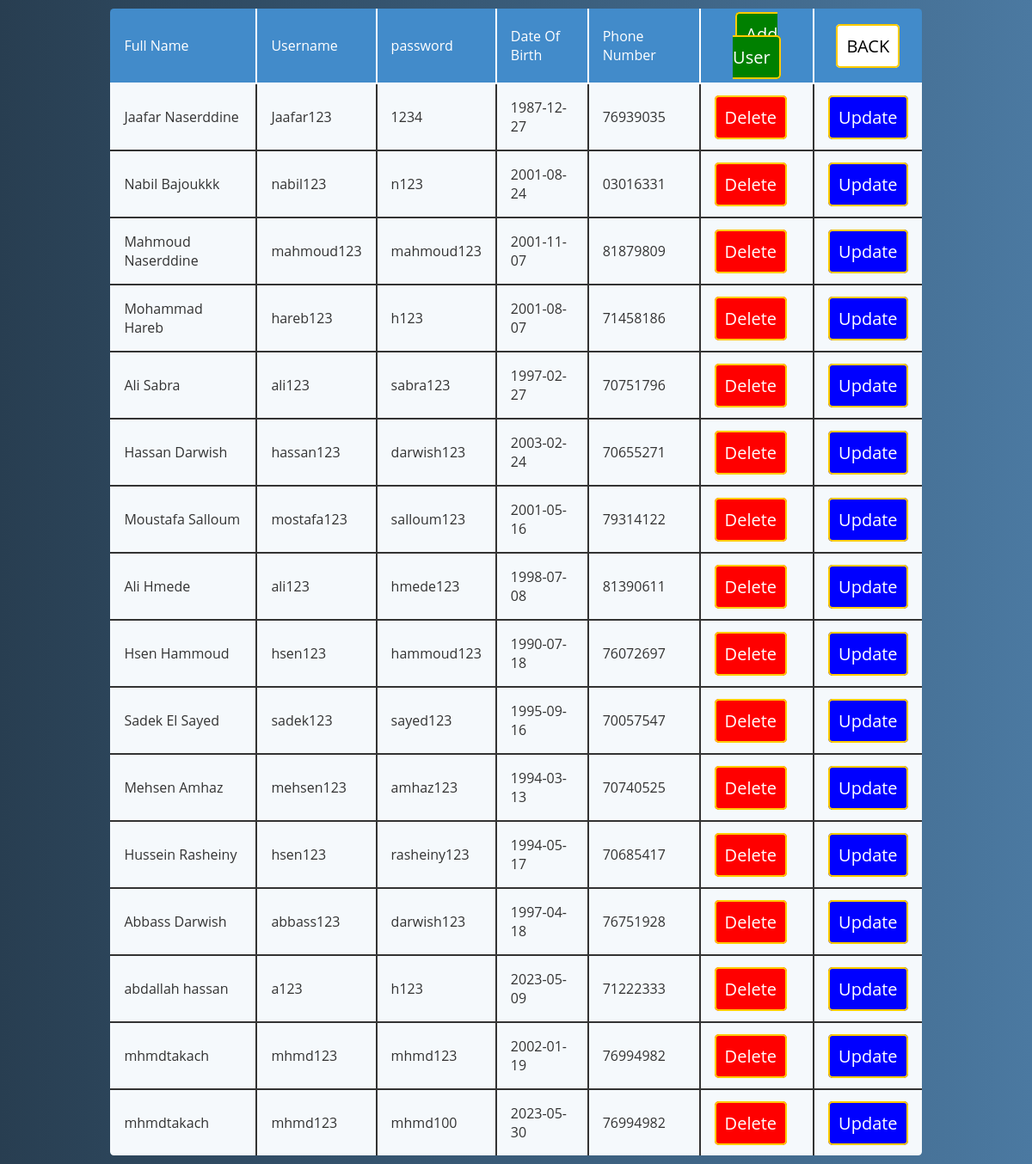
The page /users.php on the database its author committed.
### tables this page shows
CREATE TABLE `users` (
  `id` int(255) NOT NULL,
  `roleid` int(255) NOT NULL,
  `FullName` varchar(100) NOT NULL,
  `username` varchar(255) NOT NULL,
  `password` varchar(255) NOT NULL,
  `date_of_birth` date NOT NULL,
  `phone_number` varchar(20) NOT NULL
);

### users.php (the view, shortened to what this page needs)
<!DOCTYPE html>
<html lang="en">
<head>
</head>
<body>
<div class = "container">
<table class="rwd-table" width=80% >
<tr><td>Full Name</td><td> Username </td> <td> password </td> <td> Date Of Birth </td> <td> Phone Number </td><td><center><a class="b" href="addu.php">Add User</a></center><td><center> <a class= "d" href="admin.php">BACK</a></center></td>
<?php	$con= mysqli_connect("localhost", "root","", "bbc");
		$sql="select * from users";
		$result=mysqli_query($con,$sql);
if(mysqli_num_rows($result) > 0){
?>
		<?php
		while($row = mysqli_fetch_array($result)) {
		?>
		<tr>
            <td><?php echo $row["FullName"]; ?></td>
		<td><?php echo $row["username"]; ?></td>
		<td><?php echo $row["password"]; ?></td>
		<td><?php echo $row["date_of_birth"]; ?></td>
		<td><?php echo $row["phone_number"]; ?></td>
		<td><a href="deleteu.php?id=<?php echo $row["id"]; ?>" class="confirmation">Delete</a></td>
		<td><a class="c"  href="updateu.php?id=<?php echo $row["id"]; ?>">Update</a></td>
		</tr>
		<?php
		}
	echo "</table>";
}
else{
    echo "0 results";
}
?>
</div>
</body>
</html>

### users.php (style rules this page uses)
table,tr,td { border: 2px solid; }
* { font-family: 'Open Sans', sans-serif; }
.rwd-table { margin: auto; min-width: 300px; max-width: 100%; border-collapse: collapse; }
.rwd-table tr:first-child { border-top: none; background: #428bca; color: #fff; }
.rwd-table tr { border-top: 1px solid #ddd; border-bottom: 1px solid #ddd; background-color: #f5f9fc; }
.rwd-table td { display: block; }
.rwd-table td:first-child { margin-top: .5em; }
.rwd-table td:last-child { margin-bottom: .5em; }
.rwd-table td:before { content: attr(data-th) ": "; font-weight: bold; width: 120px; display: inline-block; color: #000; }
.rwd-table th, .rwd-table td { text-align: left; }
.rwd-table { color: #333; border-radius: .4em; overflow: hidden; }
.rwd-table tr { border-color: #bfbfbf; }
.rwd-table th, .rwd-table td { padding: .5em 1em; }
@media screen and (min-width: 600px) { .rwd-table td:before { display: none; } }
@media screen and (min-width: 600px) { .rwd-table th, .rwd-table td { display: table-cell; padding: .25em .5em; } }
@media screen and (min-width: 600px) { .rwd-table th:first-child, .rwd-table td:first-child { padding-left: 0; } }
@media screen and (min-width: 600px) { .rwd-table th:last-child, .rwd-table td:last-child { padding-right: 0; } }
@media screen and (min-width: 600px) { .rwd-table th, .rwd-table td { padding: 1em !important; } }
body { background: #4B79A1; background: -webkit-linear-gradient(to left, #4B79A1 , #283E51); background: linear-gradient(to left, #4B79A1 , #283E51); }
.container { display: block; text-align: center; }
.d { background-color:white; color:black; border:2px solid #FFCB00; padding: 10px; font-size:20px; border-radius:5px; text-decoration:none; }
a { background-color:red; color:#fff; border:2px solid #FFCB00; padding: 10px; font-size:20px; border-radius:5px; text-decoration:none; }
.c { background-color:blue; color:#fff; border:2px solid #FFCB00; padding: 10px; font-size:20px; border-radius:5px; text-decoration:none; }
.b { background-color:green; color:#fff; border:2px solid #FFCB00; padding: 10px; font-size:20px; border-radius:5px; text-decoration:none; }

### rows shown on the page
users: FullName "Jaafar Naserddine", username "Jaafar123", password "1234", date_of_birth "1987-12-27", phone_number "76939035"
users: FullName "Nabil Bajoukkk", username "nabil123", password "n123", date_of_birth "2001-08-24", phone_number "03016331"
users: FullName "Mahmoud Naserddine", username "mahmoud123", password "mahmoud123", date_of_birth "2001-11-07", phone_number "81879809"
users: FullName "Mohammad Hareb", username "hareb123", password "h123", date_of_birth "2001-08-07", phone_number "71458186"
users: FullName "Ali Sabra", username "ali123", password "sabra123", date_of_birth "1997-02-27", phone_number "70751796"
users: FullName "Hassan Darwish", username "hassan123", password "darwish123", date_of_birth "2003-02-24", phone_number "70655271"
users: FullName "Moustafa Salloum", username "mostafa123", password "salloum123", date_of_birth "2001-05-16", phone_number "79314122"
users: FullName "Ali Hmede", username "ali123", password "hmede123", date_of_birth "1998-07-08", phone_number "81390611"
users: FullName "Hsen Hammoud", username "hsen123", password "hammoud123", date_of_birth "1990-07-18", phone_number "76072697"
users: FullName "Sadek El Sayed", username "sadek123", password "sayed123", date_of_birth "1995-09-16", phone_number "70057547"
users: FullName "Mehsen Amhaz", username "mehsen123", password "amhaz123", date_of_birth "1994-03-13", phone_number "70740525"
users: FullName "Hussein Rasheiny", username "hsen123", password "rasheiny123", date_of_birth "1994-05-17", phone_number "70685417"
users: FullName "Abbass Darwish", username "abbass123", password "darwish123", date_of_birth "1997-04-18", phone_number "76751928"
users: FullName "abdallah hassan", username "a123", password "h123", date_of_birth "2023-05-09", phone_number "71222333"
users: FullName "mhmdtakach", username "mhmd123", password "mhmd123", date_of_birth "2002-01-19", phone_number "76994982"
users: FullName "mhmdtakach", username "mhmd123", password "mhmd100", date_of_birth "2023-05-30", phone_number "76994982"
